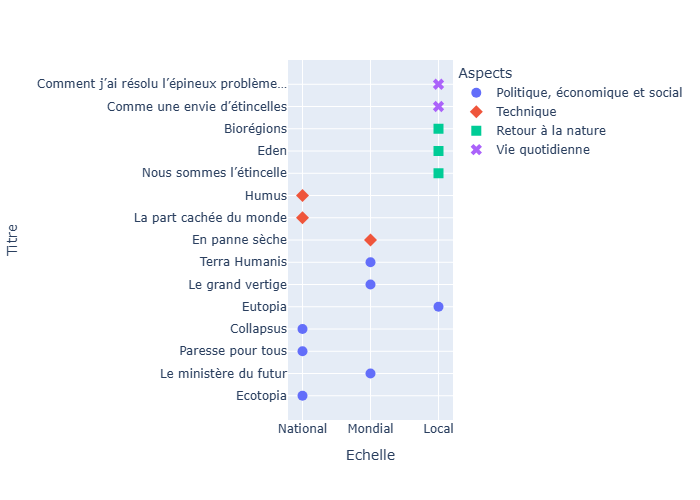

Reproduce this figure in Python.
"""Represent book data

use plotly with kaleido"""


import plotly.express as px
import pandas as pd

# Read the book info
df = pd.read_csv('transfic.csv', sep=";")

# Tri par date
#df = df.sort_values(by=['Parution'], inplace=False)

# affiche titre et date de parution
# df['Date'] = df['Parution'].astype(int)
# df['Date de parution'] = df['Titre'].str.cat(df['Date'].astype(str), sep=' - ')

# dot plot appelé aussi appelé Cleveland dot plot
fig = px.scatter(df, y="Titre", x="Echelle",
                 color="Aspects", symbol="Aspects",
                 )
fig.update_traces(marker_size=10)


# Sort categories in descending order
fig.write_image("transfic.png")

# POur un futur blog qui affichera du javascript :
# fig.write_html("transfic.html")
